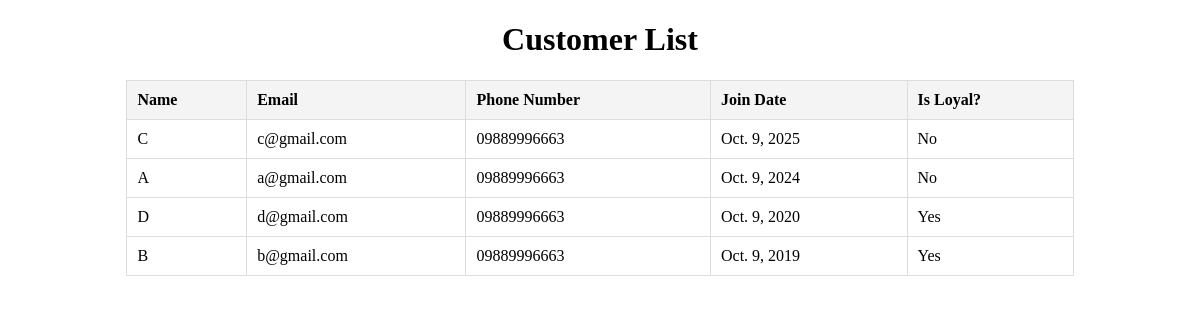
/people/customers/, run on the app's committed database.
### people/models.py (models this page shows, shortened)
class Person(models.Model):
    name = models.CharField(max_length=100)
    email = models.EmailField(unique=True)
    phone_number = models.CharField(max_length=15)
    date_of_birth = models.DateField()
    class Meta:
        abstract = True

class Customer(Person):
    customer_id = models.CharField(max_length=10, unique=True)
    join_date = models.DateField()

### people/views.py (the view)
# urls.py: path('customers/', views.CustomerListView.as_view(), name='customer_list'),
class CustomerListView(ListView):
    model = CustomerProxy
    template_name = 'people/customer_list.html'
    context_object_name = 'customers'

### people/models.py (called while the page is built)
    def is_loyal(self):
        from datetime import date
        return (date.today() - self.join_date).days > 3 * 365

### people/templates/people/customer_list.html (shortened to what this page needs)
<!DOCTYPE html>
<html lang="en">
<head>
</head>
<body>
    <h1 style="text-align: center;">Customer List</h1>
    <table>
        <thead>
            <tr>
                <th>Name</th>
                <th>Email</th>
                <th>Phone Number</th>
                <th>Join Date</th>
                <th>Is Loyal?</th>
            </tr>
        </thead>
        <tbody>
            {% for customer in customers %}
            <tr>
                <td>{{ customer.name }}</td>
                <td>{{ customer.email }}</td>
                <td>{{ customer.phone_number }}</td>
                <td>{{ customer.join_date }}</td>
                <td>{% if customer.is_loyal %}Yes{% else %}No{% endif %}</td>
            </tr>
            {% endfor %}
        </tbody>
    </table>
</body>
</html>

### people/templates/people/customer_list.html (style rules this page uses)
table { width: 80%; margin: 0 auto; border-collapse: collapse; }
th, td { padding: 10px; text-align: left; border: 1px solid #ddd; }
th { background-color: #f4f4f4; }

### data on the page
Customer: name "C", email "c@gmail.com", phone_number "09889996663", join_date "Oct. 9, 2025", shows "No"
Customer: name "A", email "a@gmail.com", phone_number "09889996663", join_date "Oct. 9, 2024", shows "No"
Customer: name "D", email "d@gmail.com", phone_number "09889996663", join_date "Oct. 9, 2020", shows "Yes"
Customer: name "B", email "b@gmail.com", phone_number "09889996663", join_date "Oct. 9, 2019", shows "Yes"
